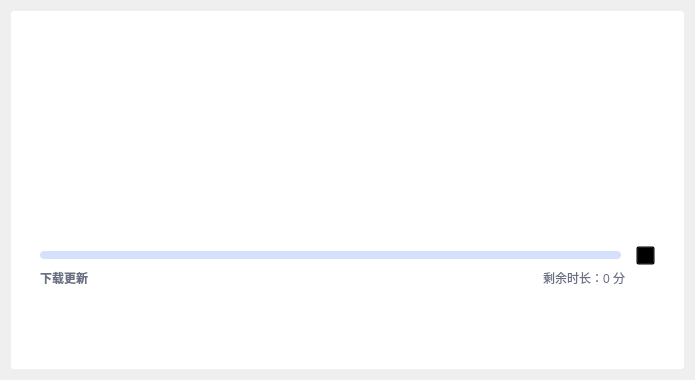
<?xml version="1.0" encoding="UTF-8"?>
<ui version="4.0">
 <class>Downloader</class>
 <widget class="QWidget" name="Downloader">
  <property name="windowModality">
   <enum>Qt::ApplicationModal</enum>
  </property>
  <property name="geometry">
   <rect>
    <x>0</x>
    <y>0</y>
    <width>695</width>
    <height>380</height>
   </rect>
  </property>
  <property name="sizePolicy">
   <sizepolicy hsizetype="Minimum" vsizetype="Minimum">
    <horstretch>0</horstretch>
    <verstretch>0</verstretch>
   </sizepolicy>
  </property>
  <property name="windowTitle">
   <string>更新</string>
  </property>
  <layout class="QVBoxLayout" name="verticalLayout">
   <property name="leftMargin">
    <number>10</number>
   </property>
   <property name="topMargin">
    <number>10</number>
   </property>
   <property name="rightMargin">
    <number>10</number>
   </property>
   <property name="bottomMargin">
    <number>10</number>
   </property>
   <item>
    <widget class="QWidget" name="widget_2" native="true">
     <property name="minimumSize">
      <size>
       <width>500</width>
       <height>350</height>
      </size>
     </property>
     <property name="styleSheet">
      <string notr="true">#widget_2{
background-color: rgb(255, 255, 255);
border-style:solid;
border-width:1px;
border-color:rgb(240,240,240);
border-radius:4px;
}</string>
     </property>
     <layout class="QVBoxLayout" name="verticalLayout_4">
      <property name="spacing">
       <number>0</number>
      </property>
      <property name="leftMargin">
       <number>0</number>
      </property>
      <property name="topMargin">
       <number>0</number>
      </property>
      <property name="rightMargin">
       <number>0</number>
      </property>
      <property name="bottomMargin">
       <number>0</number>
      </property>
      <item>
       <widget class="QWidget" name="widget_windowTitle" native="true">
        <property name="minimumSize">
         <size>
          <width>0</width>
          <height>60</height>
         </size>
        </property>
        <property name="maximumSize">
         <size>
          <width>16777215</width>
          <height>60</height>
         </size>
        </property>
        <property name="styleSheet">
         <string notr="true">background: transparent; </string>
        </property>
        <layout class="QHBoxLayout" name="horizontalLayout_6">
         <property name="spacing">
          <number>0</number>
         </property>
         <property name="leftMargin">
          <number>10</number>
         </property>
         <property name="topMargin">
          <number>10</number>
         </property>
         <property name="rightMargin">
          <number>10</number>
         </property>
         <property name="bottomMargin">
          <number>10</number>
         </property>
         <item>
          <spacer name="horizontalSpacer_4">
           <property name="orientation">
            <enum>Qt::Horizontal</enum>
           </property>
           <property name="sizeType">
            <enum>QSizePolicy::Maximum</enum>
           </property>
           <property name="sizeHint" stdset="0">
            <size>
             <width>623</width>
             <height>20</height>
            </size>
           </property>
          </spacer>
         </item>
         <item>
          <layout class="QHBoxLayout" name="horizontalLayout_5">
           <property name="spacing">
            <number>0</number>
           </property>
           <item>
            <widget class="QPushButton" name="pushButton_close">
             <property name="minimumSize">
              <size>
               <width>30</width>
               <height>30</height>
              </size>
             </property>
             <property name="maximumSize">
              <size>
               <width>30</width>
               <height>30</height>
              </size>
             </property>
             <property name="styleSheet">
              <string notr="true">QPushButton:hover { 
background-color:rgb(242, 113, 113); 
image: url(:/png/closeW.png)15 0 0 0;
}
QPushButton { 
image: url(:/png/close.png)15 0 0 0;
border-width:0;
border-style:outset;
background-color:transparent;
border-radius:2px;
}
</string>
             </property>
             <property name="text">
              <string/>
             </property>
            </widget>
           </item>
          </layout>
         </item>
        </layout>
       </widget>
      </item>
      <item>
       <widget class="QWidget" name="widget" native="true">
        <layout class="QVBoxLayout" name="verticalLayout_2" stretch="1,0">
         <property name="leftMargin">
          <number>30</number>
         </property>
         <property name="topMargin">
          <number>50</number>
         </property>
         <property name="rightMargin">
          <number>30</number>
         </property>
         <property name="bottomMargin">
          <number>80</number>
         </property>
         <item>
          <layout class="QHBoxLayout" name="horizontalLayout_4">
           <property name="bottomMargin">
            <number>20</number>
           </property>
           <item>
            <spacer name="horizontalSpacer_2">
             <property name="orientation">
              <enum>Qt::Horizontal</enum>
             </property>
             <property name="sizeHint" stdset="0">
              <size>
               <width>40</width>
               <height>20</height>
              </size>
             </property>
            </spacer>
           </item>
           <item>
            <widget class="QLabel" name="label">
             <property name="minimumSize">
              <size>
               <width>100</width>
               <height>100</height>
              </size>
             </property>
             <property name="maximumSize">
              <size>
               <width>100</width>
               <height>100</height>
              </size>
             </property>
             <property name="styleSheet">
              <string notr="true">image: url(:/png/Download.png);</string>
             </property>
             <property name="text">
              <string/>
             </property>
            </widget>
           </item>
           <item>
            <spacer name="horizontalSpacer_3">
             <property name="orientation">
              <enum>Qt::Horizontal</enum>
             </property>
             <property name="sizeHint" stdset="0">
              <size>
               <width>40</width>
               <height>20</height>
              </size>
             </property>
            </spacer>
           </item>
          </layout>
         </item>
         <item>
          <widget class="QWidget" name="progressFrame" native="true">
           <layout class="QVBoxLayout" name="verticalLayout_3">
            <property name="spacing">
             <number>0</number>
            </property>
            <property name="leftMargin">
             <number>0</number>
            </property>
            <property name="topMargin">
             <number>0</number>
            </property>
            <property name="rightMargin">
             <number>0</number>
            </property>
            <property name="bottomMargin">
             <number>0</number>
            </property>
            <item>
             <layout class="QHBoxLayout" name="horizontalLayout">
              <property name="spacing">
               <number>15</number>
              </property>
              <item>
               <widget class="QProgressBar" name="progressBar">
                <property name="minimumSize">
                 <size>
                  <width>320</width>
                  <height>8</height>
                 </size>
                </property>
                <property name="maximumSize">
                 <size>
                  <width>16777215</width>
                  <height>8</height>
                 </size>
                </property>
                <property name="styleSheet">
                 <string notr="true">QProgressBar::chunk{
background:rgba(47, 105, 235, 1);
border-radius:4px;
}
QProgressBar{
font-size:15px;
text-align:center;
font-weight:bold;
color:rgb(255, 255, 255);
background:rgba(47, 105, 235, 0.2);
border-radius:4px;
}</string>
                </property>
                <property name="value">
                 <number>0</number>
                </property>
                <property name="textVisible">
                 <bool>false</bool>
                </property>
                <property name="invertedAppearance">
                 <bool>false</bool>
                </property>
               </widget>
              </item>
              <item>
               <widget class="QPushButton" name="stopButton">
                <property name="minimumSize">
                 <size>
                  <width>19</width>
                  <height>19</height>
                 </size>
                </property>
                <property name="maximumSize">
                 <size>
                  <width>19</width>
                  <height>19</height>
                 </size>
                </property>
                <property name="styleSheet">
                 <string notr="true">QPushButton {
	background: transparent; 
    background-image: url(:/png/updateClose.png);
}</string>
                </property>
                <property name="text">
                 <string/>
                </property>
               </widget>
              </item>
             </layout>
            </item>
            <item>
             <layout class="QHBoxLayout" name="horizontalLayout_3">
              <property name="topMargin">
               <number>0</number>
              </property>
              <item>
               <widget class="QLabel" name="downloadLabel">
                <property name="font">
                 <font>
                  <pointsize>-1</pointsize>
                  <weight>75</weight>
                  <bold>true</bold>
                 </font>
                </property>
                <property name="styleSheet">
                 <string notr="true">color: rgba(104, 112, 130, 1);
font-size:12px;
</string>
                </property>
                <property name="text">
                 <string>下载更新</string>
                </property>
               </widget>
              </item>
              <item>
               <spacer name="horizontalSpacer">
                <property name="orientation">
                 <enum>Qt::Horizontal</enum>
                </property>
                <property name="sizeHint" stdset="0">
                 <size>
                  <width>40</width>
                  <height>20</height>
                 </size>
                </property>
               </spacer>
              </item>
              <item>
               <widget class="QLabel" name="timeLabel">
                <property name="styleSheet">
                 <string notr="true">color: rgba(104, 112, 130, 1);
font-size:12px;
</string>
                </property>
                <property name="text">
                 <string>剩余时长：0 分</string>
                </property>
               </widget>
              </item>
              <item>
               <widget class="QLabel" name="label_2">
                <property name="minimumSize">
                 <size>
                  <width>30</width>
                  <height>0</height>
                 </size>
                </property>
                <property name="maximumSize">
                 <size>
                  <width>30</width>
                  <height>16777215</height>
                 </size>
                </property>
                <property name="text">
                 <string/>
                </property>
               </widget>
              </item>
             </layout>
            </item>
           </layout>
          </widget>
         </item>
        </layout>
       </widget>
      </item>
     </layout>
    </widget>
   </item>
  </layout>
 </widget>
 <resources/>
 <connections/>
</ui>
